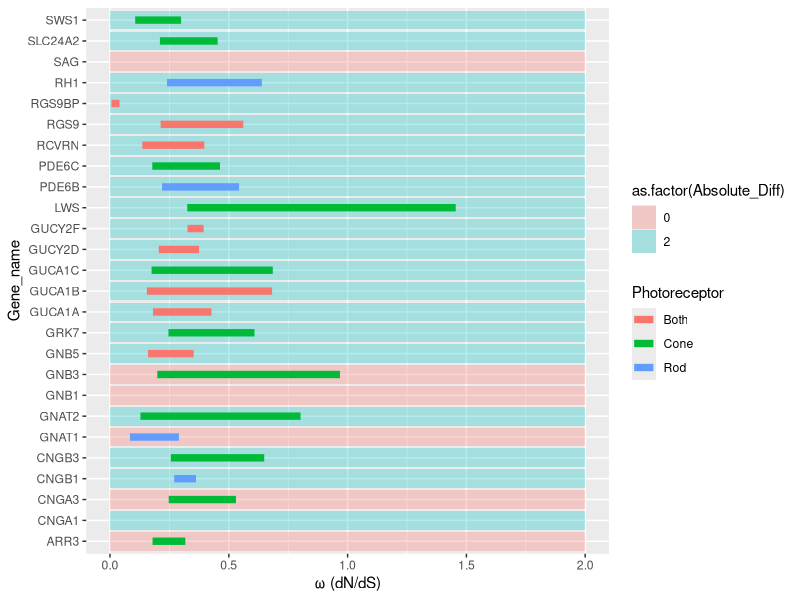

Write R code to recreate this figure. (Note: this script raises an error after producing the figure.)
## Plots clade model dN/dS estimates by gene
## Last updated 20220523 by avn

library(tidyverse)

dnds <- read.csv("Snake_Reptile_CmC (1).csv")

# Transforms to wide format for plotting lines
dnds_line <- spread(dnds, key = Clade, value = dNdS)

## Randomly Generated data from differeces in Reptile and Snack Genes
## To show significance
sequence <- vector(mode = 'list', length = length(dnds_line$Gene_name))
reptile_col <- dnds_line$Reptile
snake_col <- dnds_line$Snake
new_col <- c()
for (i in 1:length(snake_col)){
  if (is.na(snake_col[i]) || is.na(reptile_col[i])){
    new_col <- c(new_col, 0)
  }
  else{
    if (abs(snake_col[i] - reptile_col[i]) > 0.3){
      new_col <- c(new_col, 2)
    }
  }
}
dnds_line$Absolute_Diff <- new_col


## Plots the dN/dS values for each clade by gene and grouped by photoreceptor class
ggplot() +
  geom_tile(
    data = dnds_line,
    aes(x = 1, y = Gene_name, fill = as.factor(Absolute_Diff)),
    width = 2,
    height = 0.9,
    alpha = 0.3  # Make the background semi-transparent
  ) +
	# Plots lines between dN/dS values
	geom_segment(
		data = dnds_line,
			aes(x = Reptile, 
				y = Gene_name, 
				xend = Snake, 
				yend = Gene_name, 
				colour = Photoreceptor), 
			size=2.5) + labs(x = "\u03C9 (dN/dS)") 
  # Plots the dN/dS for both clades as points
  geom_point(
    data = dnds,
    aes(x=dNdS, 
        y=Gene_name, 
        fill=Clade),
    size=2.5, 
    shape = 21) + 
	# Colour scheme for the different photoreceptor classes
	scale_color_manual(values=c('red', 'green', 'darkgrey')) +
	# Coloiur scheme for the background and foreground dN/dS
	scale_fill_manual(values=c('white','black')) +
	# Groups data by photoreceptor class
	facet_grid(scales="free_y",space="free_y", facets = Photoreceptor ~ .) +
	# Scales axis and sets the aesthetics for the chart
	scale_x_continuous(limits=c(0, 2),breaks=seq(0, 2, 1)) +
	theme(axis.text.x = element_text(angle = 0, hjust = 0.5), 
		panel.background = element_rect(fill = "white"),
		# the background of the data, want to change to grey white if insignificant
		panel.grid.major = element_line(size = 3, colour = "white"), 
		panel.grid.minor.x = element_blank(),
		panel.grid.major.x = element_line(colour = "white",size = 0.5),
		axis.ticks.x = element_blank(),
		axis.ticks.y = element_blank(),
		axis.title.y = element_blank()) 



